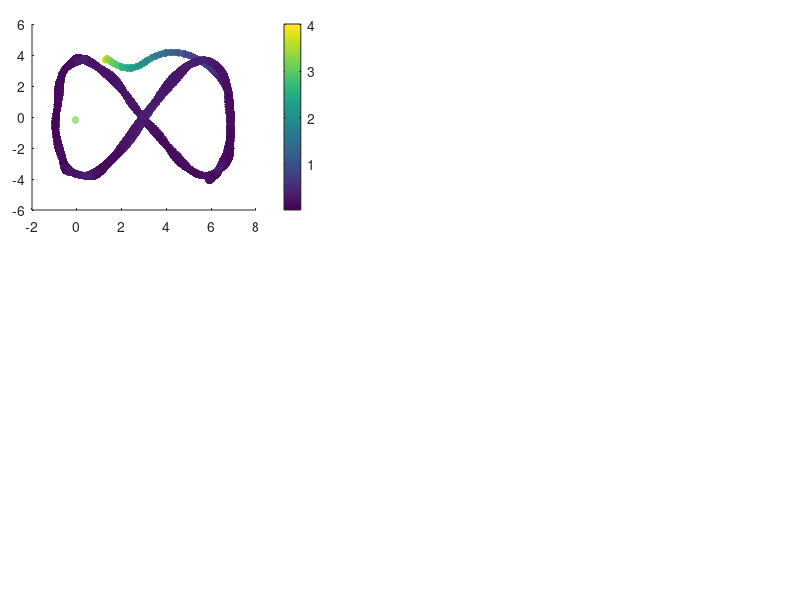

Recreate this plot in MATLAB. (Note: this script raises an error after producing the figure.)
%% Code to show the results of the Inverse kinematic controller

% Clean variables
clc, clear all, close all;
 
%% CARGA MIL
load('MPC_Real.mat'); 

h_Real = x_states(1:4,:);
u_Real = x_states(5:8,:);

%%Tarea deseada
hd = ref(1:4,:);
hd_p = ref(5:8,:);

t = t_time(1,1:end-31);
% t_1 = t;

% Action de control dinamica
u = u_input;

% Error definition
for k = 1:length(t)
    error_vector(:,k) = hd(1:3, k)-h_Real(1:3, k);
    error_dynamic(k) = norm(error_vector(:,k),2);
end

% Figure propert%% Figures
lw = 1; % linewidth 1
lwV = 2; % linewidth 2
fontsizeLabel = 11; %11
fontsizeLegend = 11;
fontsizeTicks = 11;
fontsizeTitel = 11;
sizeX = 1300; % size figure
sizeY = 750; % size figure

% color propreties
c1 = [80, 81, 79]/255;
c2 = [244, 213, 141]/255;
c3 = [242, 95, 92]/255;
c4 = [112, 141, 129]/255;

C18 = [0 0 0];
c5 = [130, 37, 37]/255;
c6 = [205, 167, 37]/255;
c7 = [81, 115, 180]/255;

C1 = [246 170 141]/255;
C2 = [51 187 238]/255;
C3 = [0 153 136]/255;
C4 = [238 119 51]/255;
C5 = [204 51 17]/255;
C6 = [238 51 119]/255;
C7 = [187 187 187]/255;
C8 = [80 80 80]/255;
C9 = [140 140 140]/255;
C10 = [0 128 255]/255;
C11 = [234 52 89]/255;
C12 = [39 124 252]/255;
C13 = [40 122 125]/255;
%C14 = [86 215 219]/255;
C14 = [252 94 158]/255;
C15 = [244 171 39]/255;
C16 = [100 121 162]/255;
C17 = [255 0 0]/255;
%% New color slection

figure('Position', [500 500 sizeX sizeY])
set(gcf, 'Position', [500 500 sizeX sizeY]);
fig1_comps.fig = gcf;

% Figure 1
axes('Position',[0.04 0.65 .35 .31]);
%% Colorbar
scatter(h_Real(1, :),h_Real(2, :),30,error_dynamic,'filled','MarkerFaceAlpha',0.7);
c = colorbar;
c.Label.Interpreter = 'latex';
c.Label.String = '$\textrm{Error}~||\tilde{\mathbf{\eta}}||$';

set(c,'TickLabelInterpreter','latex')

%% Desired Trajectory
hd_plot = line(hd(1,:),hd(2,:));
set(hd_plot, 'LineStyle', '--', 'Color', C8, 'LineWidth', 1.2*lw)

%% Real Trajectory
h_plot = line(h_Real(1,:),h_Real(2,:));
set(h_plot, 'LineStyle', '-', 'Color', C18, 'LineWidth', 1.2*lw)

%% Title of the image
hTitle_1 = title({'$\textrm{(a)}$'},'fontsize',14,'interpreter','latex','Color',C18);
%hXLabel_1 = xlabel('$x~[m]$','fontsize',9,'interpreter','latex', 'Color',C18);
hYLabel_1 = ylabel('$y~[m]$','fontsize',9,'interpreter','latex', 'Color',C18);

%% Legend nomeclature
hLegend_1 = legend([hd_plot, h_plot],{'$\mathbf{\eta}_d$','$\mathbf{\eta}$'},'fontsize',12,'interpreter','latex','Color',[255 255 255]/255,'Location','best','NumColumns',1,'TextColor','black');
set(gca,'ticklabelinterpreter','latex',...
        'fontsize',1.3*fontsizeTicks)
% Figure properties
ax_1 = gca;
ax_1.Box = 'on';
ax_1.BoxStyle = 'full';
ax_1.TickLength = [0.005;0.005];
ax_1.TickDirMode = 'auto';
ax_1.YMinorTick = 'on';
ax_1.XMinorTick = 'on';
% ax_2.XTickLabel = [];
ax_1.XMinorGrid = 'on';
ax_1.YMinorGrid = 'on';
%ax_2.MinorGridColor = '#8f8f8f';
ax_1.MinorGridAlpha = 0.15;
ax_1.LineWidth = 0.8;
ax_1.XLim = [min(h_Real(1,:))-0.2 max(h_Real(1,:))+0.2];
ax_1.YLim = [min(h_Real(2,:))-0.2 max(h_Real(2,:))+0.2];

% Figure 2
axes('Position',[0.04 0.28 .35 .31]);
%% Colorbar
scatter(h_Real(1, :),h_Real(3, :),30,error_dynamic,'filled','MarkerFaceAlpha',0.7);
c = colorbar;
c.Label.Interpreter = 'latex';
c.Label.String = '$\textrm{Error}~||\tilde{\mathbf{\eta}}||$';

set(c,'TickLabelInterpreter','latex')

%% Desired Trajectory
hd_plot_2 = line(hd(1,:),hd(3,:));
set(hd_plot_2, 'LineStyle', '--', 'Color', C8, 'LineWidth', 1.2*lw)

%% Real Trajectory
h_plot_2 = line(h_Real(1,:),h_Real(3,:));
set(h_plot_2, 'LineStyle', '-', 'Color', C18, 'LineWidth', 1.2*lw)

%% Title of the image
hTitle_2 = title({'$\textrm{(b)}$'},'fontsize',14,'interpreter','latex','Color',C18);
hXLabel_2 = xlabel('$x~[m]$','fontsize',9,'interpreter','latex', 'Color',C18);
hYLabel_2 = ylabel('$z~[m]$','fontsize',9,'interpreter','latex', 'Color',C18);

%% Legend nomeclature
hLegend_2 = legend([hd_plot_2, h_plot_2],{'$\mathbf{\eta}_d$','$\mathbf{\eta}$'},'fontsize',12,'interpreter','latex','Color',[255 255 255]/255,'Location','best','NumColumns',1,'TextColor','black');
set(gca,'ticklabelinterpreter','latex',...
        'fontsize',1.3*fontsizeTicks)
% Figure properties
ax_2 = gca;
ax_2.Box = 'on';
ax_2.BoxStyle = 'full';
ax_2.TickLength = [0.005;0.005];
ax_2.TickDirMode = 'auto';
ax_2.YMinorTick = 'on';
ax_2.XMinorTick = 'on';
% ax_2.XTickLabel = [];
ax_2.XMinorGrid = 'on';
ax_2.YMinorGrid = 'on';
%ax_2.MinorGridColor = '#8f8f8f';
ax_2.MinorGridAlpha = 0.15;
ax_2.LineWidth = 0.8;
ax_2.XLim = [min(h_Real(1,:))-0.2 max(h_Real(1,:))+0.2];
ax_2.YLim = [min(h_Real(3,:))-0.2 max(h_Real(3,:))+0.2];

axes('Position',[0.45 0.65 .54 .31]);
%% Data generation
error_x_plot = line(t,error_vector(1,:));
set(error_x_plot, 'LineStyle', '-', 'Color', C5, 'LineWidth', 1.1*lw);
error_y_plot = line(t,error_vector(2,:));
set(error_y_plot, 'LineStyle', '-', 'Color', C3, 'LineWidth', 1.1*lw);
error_z_plot = line(t,error_vector(3,:));
set(error_z_plot, 'LineStyle', '-', 'Color', c7, 'LineWidth', 1.1*lw);

% fig1_comps.p1 = ul_plot;
%% Title of the image
hTitle_3 = title({'$\textrm{(c)}$'},'fontsize',14,'interpreter','latex','Color',C18);
%xlabel('$\textrm{Time}[s]$','fontsize',10,'interpreter','latex','Color',C18);
ylabel('$\textrm{Control Error}~[m]$','fontsize',10,'interpreter','latex', 'Color',C18);

%% Legend nomeclature
hLegend_3 = legend([error_x_plot,error_y_plot, error_z_plot],{'$\tilde{\mathbf{\eta}}_x$','$\tilde{\mathbf{\eta}}_y$','$\tilde{\mathbf{\eta}}_z$'},'fontsize',12,'interpreter','latex','Color',[255 255 255]/255,'Location','best','NumColumns',1,'TextColor','black');
 set(gca,'ticklabelinterpreter','latex',...
         'fontsize',1.3*fontsizeTicks)
%% Figure properties
ax_3 = gca;
ax_3.Box = 'on';
ax_3.BoxStyle = 'full';
ax_3.TickLength = [0.01;0.01];
ax_3.TickDirMode = 'auto';
ax_3.XTickLabel = [];
ax_3.YMinorTick = 'on';
ax_3.XMinorTick = 'on';
ax_3.XMinorGrid = 'on';
ax_3.YMinorGrid = 'on';
%ax_1.MinorGridColor = '#8f8f8f';
ax_3.MinorGridAlpha = 0.15;
ax_3.LineWidth = 0.8;
ax_3.XLim = [0 t(end)];

%% Zoom Plot
axes('Position',[0.70 0.85 .2 .1]);
index_zoom_1 = (t>=20) & (t<=30);
error_x_plot_zoom = line(t(index_zoom_1),hd(1,(index_zoom_1))-h_Real(1,(index_zoom_1)));
error_y_plot_zoom = line(t(index_zoom_1),hd(2,(index_zoom_1))-h_Real(2,(index_zoom_1)));
error_z_plot_zoom = line(t(index_zoom_1),hd(3,(index_zoom_1))-h_Real(3,(index_zoom_1)));

set(error_x_plot_zoom, 'LineStyle', '-', 'Color', C5, 'LineWidth', lw*0.8);
set(error_y_plot_zoom, 'LineStyle', '-', 'Color', C3, 'LineWidth', lw*0.8);
set(error_z_plot_zoom, 'LineStyle', '-', 'Color', c7, 'LineWidth', lw*0.8);

set(gca,'ticklabelinterpreter','latex',...
         'fontsize',fontsizeTicks*0.5)
ax_1_zoom = gca;
ax_1_zoom.Box = 'on';
ax_1_zoom.BoxStyle = 'full';
ax_1_zoom.TickLength = [0.01;0.01];
%ax_1_zoom.YLim = [-0.5 0.5];
%ax_1_zoom.YTickLabel = [];
%ax_1_zoom.XTickLabel = [];
ax_1_zoom.TickDirMode = 'manual';
ax_1_zoom.TickDir = 'in';
ax_1_zoom.YMinorTick = 'on';
ax_1_zoom.XMinorTick = 'on';
ax_1_zoom.LineWidth = 0.5;
ax_1_zoom.XMinorGrid = 'on';
ax_1_zoom.YMinorGrid = 'on';
axes('Position',[0.46 0.28 .54 .31]);
%% Data generation
error_vx_plot = line(t(1,1:length(u(1,:))),u(1,:));
set(error_vx_plot, 'LineStyle', '-', 'Color', C7, 'LineWidth', 1.3*lw);
error_vy_plot = line(t(1,1:length(u(2,:))),u(2,:));
set(error_vy_plot, 'LineStyle', '-', 'Color', C14, 'LineWidth', 1.3*lw);
error_vz_plot = line(t(1,1:length(u(3,:))),u(3,:));
set(error_vz_plot, 'LineStyle', '-', 'Color', C15, 'LineWidth', 1.3*lw);

% fig1_comps.p1 = ul_plot;
%% Title of the image
hTitle_4 = title({'$\textrm{(d)}$'},'fontsize',14,'interpreter','latex','Color',C18);
xlabel('$\textrm{Time}[s]$','fontsize',10,'interpreter','latex','Color',C18);
ylabel('$\textrm{Inputs}~[m/s]$','fontsize',10,'interpreter','latex', 'Color',C18);

%% Legend nomeclature
hLegend_4 = legend([error_vx_plot,error_vy_plot, error_vz_plot],{'${\mu}_{l_{ref}}$','${\mu}_{m_{ref}}$','${\mu}_{n_{ref}}$'},'fontsize',12,'interpreter','latex','Color',[255 255 255]/255,'Location','best','NumColumns',1,'TextColor','black');
 set(gca,'ticklabelinterpreter','latex',...
         'fontsize',1.3*fontsizeTicks)
%% Figure properties
ax_4 = gca;
ax_4.Box = 'on';
ax_4.BoxStyle = 'full';
ax_4.TickLength = [0.01;0.01];
ax_4.TickDirMode = 'auto';
ax_4.YMinorTick = 'on';
ax_4.XMinorTick = 'on';
ax_4.XMinorGrid = 'on';
ax_4.YMinorGrid = 'on';
%ax_1.MinorGridColor = '#8f8f8f';
ax_4.MinorGridAlpha = 0.15;
ax_4.LineWidth = 0.8;
ax_4.XLim = [0 t(end)];
% 
set(gcf, 'Color', 'w'); % Sets axes background
export_fig Dynamics_real_results_b.pdf -q101

%% RMS dynamics
RMSE_x_dynamic = sqrt(mean((error_vector(1,:)).^2));
RMSE_y_dynamic = sqrt(mean((error_vector(2,:)).^2));
RMSE_z_dynamic = sqrt(mean((error_vector(3,:)).^2));

save("Dynamic_real_rmse.mat","RMSE_x_dynamic", "RMSE_y_dynamic", "RMSE_z_dynamic", "error_dynamic");